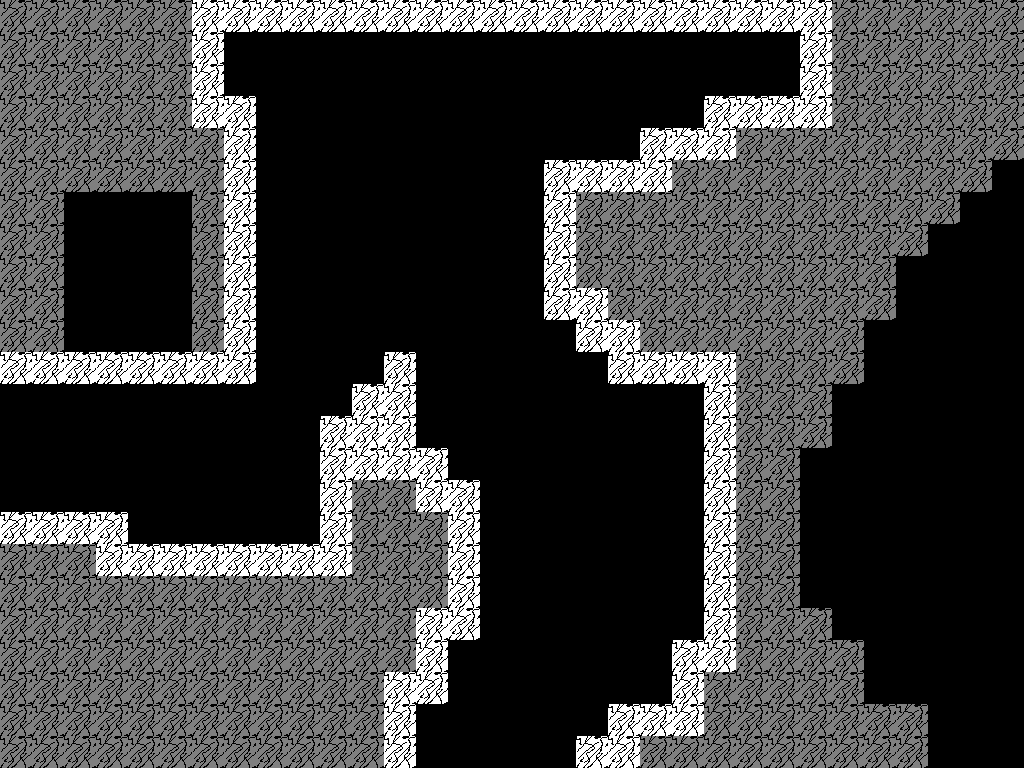

This is a level from a 2D game, rendered from its Tiled map with the project's own tilesets. A one-line summary and the map file follow, with tile-layer data summarised:
An orthogonal 32x24 tile map with 32x32 px tiles, 2 tile layers (Tile Layer 1, walls) and 6 objects (wizard, player1, dialogue, warpb, player2, ...).

<map version="1.2" tiledversion="1.2.4" orientation="orthogonal" renderorder="right-down" width="32" height="24" tilewidth="32" tileheight="32" infinite="0" nextlayerid="4" nextobjectid="8">
 <tileset firstgid="1" source="wall.tsx" />
 <layer id="1" name="Tile Layer 1" width="32" height="24" opacity="0.5">
  <data>[768 cells, 395 non-empty, 1 distinct tile ids]</data>
 </layer>
 <objectgroup id="2" name="obj">
  <object id="1" name="wizard" x="96" y="256">
   <point />
  </object>
  <object id="2" name="player1" x="48" y="448">
   <point />
  </object>
  <object id="4" name="dialogue" x="97" y="386" width="63" height="124">
   <properties>
    <property name="dialogue" value="Hello, fellow VICTIM!;I am the one who did this, ha! What, you ask?;I brought the wicked curse of ONLYNESS over this land!;You see how everything only has ONE COLOR? AND NO BLACK IS NOT A COLOR.;Or how your surroundings suddenly only consist of only ONE WALL TILE?;This is all MY WORK!;~(Not the devs laziness);\;Who-;\;See how you are not able to form sentences with more then ONE WORD? Ha!;You asked who I was? I am..;!THE WICKED MAGE;Now try to find all the ban crystals to lift the curse, you fool!" />
   </properties>
  </object>
  <object id="5" name="warpb" x="2" y="385" width="15" height="128">
   <properties>
    <property name="dest" value="0-0" />
   </properties>
  </object>
  <object id="6" name="player2" x="498.667" y="686.667">
   <point />
  </object>
  <object id="7" name="warpf" x="417.333" y="745.333" width="156" height="21.3333">
   <properties>
    <property name="dest" value="1-1" />
   </properties>
  </object>
 </objectgroup>
 <layer id="3" name="walls" width="32" height="24">
  <data>[768 cells, 115 non-empty, 1 distinct tile ids]</data>
 </layer>
</map>
